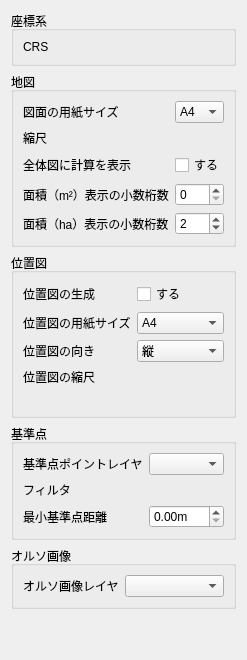
     <widget class="QWidget" name="tab">
      <property name="sizePolicy">
       <sizepolicy hsizetype="Preferred" vsizetype="Preferred">
        <horstretch>0</horstretch>
        <verstretch>0</verstretch>
       </sizepolicy>
      </property>
      <attribute name="title">
       <string>基本情報</string>
      </attribute>
      <layout class="QVBoxLayout" name="verticalLayout">
       <item>
        <widget class="QGroupBox" name="groupBox">
         <property name="title">
          <string>座標系</string>
         </property>
         <layout class="QFormLayout" name="formLayout_5">
          <item row="0" column="0">
           <widget class="QLabel" name="label_2">
            <property name="text">
             <string>CRS</string>
            </property>
           </widget>
          </item>
          <item row="0" column="1">
           <widget class="QgsProjectionSelectionWidget" name="crs">
            <property name="focusPolicy">
             <enum>Qt::FocusPolicy::StrongFocus</enum>
            </property>
            <property name="layoutDirection">
             <enum>Qt::LayoutDirection::LeftToRight</enum>
            </property>
            <property name="autoFillBackground">
             <bool>false</bool>
            </property>
           </widget>
          </item>
         </layout>
        </widget>
       </item>
       <item>
        <widget class="QGroupBox" name="groupBox_6">
         <property name="title">
          <string>地図</string>
         </property>
         <layout class="QFormLayout" name="formLayout_4">
          <item row="0" column="0">
           <widget class="QLabel" name="label_34">
            <property name="text">
             <string>図面の用紙サイズ</string>
            </property>
           </widget>
          </item>
          <item row="0" column="1">
           <widget class="QComboBox" name="paper">
            <item>
             <property name="text">
              <string>A4</string>
             </property>
            </item>
            <item>
             <property name="text">
              <string>A3</string>
             </property>
            </item>
           </widget>
          </item>
          <item row="1" column="0">
           <widget class="QLabel" name="label_15">
            <property name="text">
             <string>縮尺</string>
            </property>
           </widget>
          </item>
          <item row="1" column="1">
           <widget class="QgsScaleWidget" name="scale">
            <property name="showCurrentScaleButton">
             <bool>true</bool>
            </property>
            <property name="scale">
             <bool>true</bool>
            </property>
            <property name="minScale">
             <bool>false</bool>
            </property>
           </widget>
          </item>
          <item row="4" column="0">
           <widget class="QLabel" name="label_26">
            <property name="text">
             <string>全体図に計算を表示</string>
            </property>
           </widget>
          </item>
          <item row="4" column="1">
           <widget class="QCheckBox" name="isJochikeisan">
            <property name="text">
             <string>する</string>
            </property>
           </widget>
          </item>
          <item row="5" column="0">
           <widget class="QLabel" name="label_areaDecimals">
            <property name="text">
             <string>面積（m²）表示の小数桁数</string>
            </property>
           </widget>
          </item>
          <item row="5" column="1">
           <widget class="QSpinBox" name="areaDecimals">
            <property name="maximum">
             <number>9</number>
            </property>
            <property name="value">
             <number>0</number>
            </property>
           </widget>
          </item>
          <item row="6" column="0">
           <widget class="QLabel" name="label_haDecimals">
            <property name="text">
             <string>面積（ha）表示の小数桁数</string>
            </property>
           </widget>
          </item>
          <item row="6" column="1">
           <widget class="QSpinBox" name="haDecimals">
            <property name="maximum">
             <number>9</number>
            </property>
            <property name="value">
             <number>2</number>
            </property>
           </widget>
          </item>
         </layout>
        </widget>
       </item>
       <item>
        <widget class="QGroupBox" name="locationGroupBox">
         <property name="title">
          <string>位置図</string>
         </property>
         <layout class="QFormLayout" name="locationFormLayout">
          <item row="0" column="0">
           <widget class="QLabel" name="label_9">
            <property name="text">
             <string>位置図の生成</string>
            </property>
           </widget>
          </item>
          <item row="0" column="1">
           <widget class="QCheckBox" name="isIchizu">
            <property name="text">
             <string>する</string>
            </property>
           </widget>
          </item>
          <item row="1" column="0">
           <widget class="QLabel" name="label_locationPaper">
            <property name="text">
             <string>位置図の用紙サイズ</string>
            </property>
           </widget>
          </item>
          <item row="1" column="1">
           <widget class="QComboBox" name="locationPaper">
            <property name="toolTip">
             <string>申請区域図・付帯作工物図とは別に、位置図の用紙サイズを指定します。</string>
            </property>
            <item>
             <property name="text">
              <string>A4</string>
             </property>
            </item>
            <item>
             <property name="text">
              <string>A3</string>
             </property>
            </item>
           </widget>
          </item>
          <item row="2" column="0">
           <widget class="QLabel" name="label_14">
            <property name="text">
             <string>位置図の向き</string>
            </property>
           </widget>
          </item>
          <item row="2" column="1">
           <widget class="QComboBox" name="ichizuDirection">
            <item>
             <property name="text">
              <string>縦</string>
             </property>
            </item>
            <item>
             <property name="text">
              <string>横</string>
             </property>
            </item>
           </widget>
          </item>
          <item row="3" column="0">
           <widget class="QLabel" name="label_locationScale">
            <property name="text">
             <string>位置図の縮尺</string>
            </property>
           </widget>
          </item>
          <item row="3" column="1">
           <widget class="QgsScaleWidget" name="locationScale">
            <property name="toolTip">
             <string>位置図PDFの縮尺を指定します（例：1:5000）</string>
            </property>
           </widget>
          </item>
          <item row="4" column="0">
           <widget class="QLabel" name="qgisLabel">
            <property name="text">
             <string/>
            </property>
           </widget>
          </item>
         </layout>
        </widget>
       </item>
       <item>
        <widget class="QGroupBox" name="referenceGroupBox">
         <property name="title">
          <string>基準点</string>
         </property>
         <layout class="QFormLayout" name="referenceGroupBoxLayout">
          <item row="0" column="0">
           <widget class="QLabel" name="label_35">
            <property name="text">
             <string>基準点ポイントレイヤ</string>
            </property>
           </widget>
          </item>
          <item row="0" column="1">
           <widget class="QgsMapLayerComboBox" name="kijunten"/>
          </item>
          <item row="1" column="0">
           <widget class="QLabel" name="label_36">
            <property name="text">
             <string>フィルタ</string>
            </property>
           </widget>
          </item>
          <item row="1" column="1">
           <widget class="QgsFieldExpressionWidget" name="kijuntenExp"/>
          </item>
          <item row="2" column="0">
           <widget class="QLabel" name="label_28">
            <property name="text">
             <string>最小基準点距離</string>
            </property>
           </widget>
          </item>
          <item row="2" column="1">
           <layout class="QHBoxLayout" name="horizontalLayout_10">
            <item>
             <widget class="QDoubleSpinBox" name="minKijuntenkan">
              <property name="suffix">
               <string>m</string>
              </property>
             </widget>
            </item>
           </layout>
          </item>
         </layout>
        </widget>
       </item>
       <item>
        <widget class="QGroupBox" name="orthoGroupBox">
         <property name="title">
          <string>オルソ画像</string>
         </property>
         <layout class="QFormLayout" name="orthoGroupBoxLayout">
          <item row="0" column="0">
           <widget class="QLabel" name="label_44">
            <property name="text">
             <string>オルソ画像レイヤ</string>
            </property>
           </widget>
          </item>
          <item row="0" column="1">
           <widget class="QgsMapLayerComboBox" name="olso"/>
          </item>
         </layout>
        </widget>
       </item>
       <item>
        <spacer name="verticalSpacer">
         <property name="orientation">
          <enum>Qt::Orientation::Vertical</enum>
         </property>
         <property name="sizeHint" stdset="0">
          <size>
           <width>20</width>
           <height>40</height>
          </size>
         </property>
        </spacer>
       </item>
      </layout>
     </widget>
